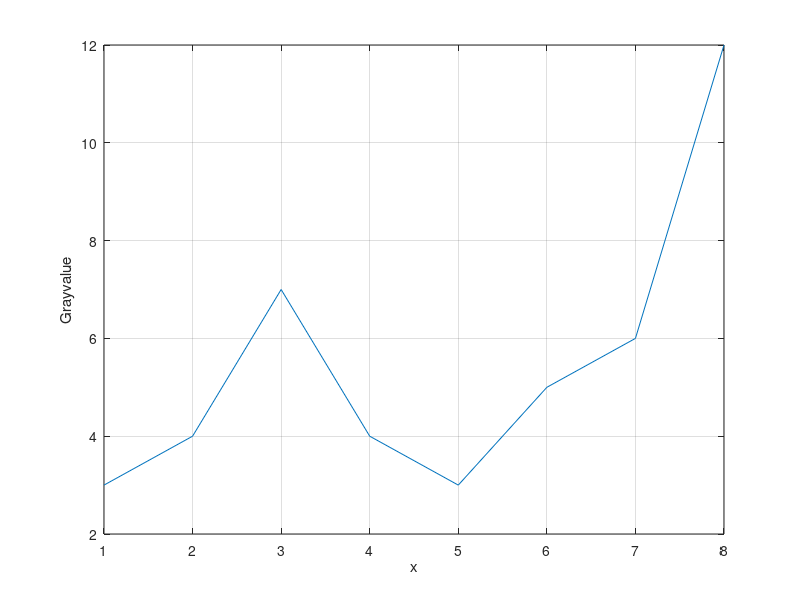

Write MATLAB code to recreate this figure. (Note: this script raises an error after producing the figure.)
f =[3 4 7 4 3 5 6 12];
x =1:8;
plot(x, f);
grid on;

xlabel('x');
ylabel('Grayvalue');

%% PLOT g(x)
x = -3:0.1:3;
y = zeros(size(x)); 

for i = 1:length(x)
    y(i) = g(x(i));
end

plot(x, y);
xlabel('x');
ylabel('g(x)');
title('Plot of g(x)');
%% PLOT F1(x)
x_values = 1:0.1:8;
y = zeros(size(x_values)); 

for i = 1:length(x_values)
    y(i) = F1(x_values(i));
end

plot(x_values, y);
xlabel('x');
ylabel('F_g(x)');
title('Plot of F_g(x)');

%% 

c1=[0.4003 0.3988 0.3998 0.3997 0.4010 0.3995 0.3991];
c2=[0.2554 0.3139 0.2627 0.3802 0.3287 0.3160 0.2924];
c3=[0.5632 0.7687 0.0524 0.7586 0.4243 0.5005 0.6769];

X_train=[c1(1:4),c2(1:4),c3(1:4)];
X_test =[c1(5:7),c2(5:7),c3(5:7)];
y_train=[1 1 1 1 2 2 2 2 3 3 3 3];
y_test=[1 1 1 2 2 2 3 3 3];

predicted_labels = knn(X_train, y_train, X_test);
tp=[];

for i=1:length(predicted_labels)
    if predicted_labels(i)==y_test(i)
        tp=[tp,predicted_labels(i)];
    end
end

accuracy = length(tp) / length(predicted_labels);
fprintf('Accuracy: %f\n', accuracy);

%% 3.2 Gaussian distribution
c1=[0.4003 0.3988 0.3998 0.3997 0.4010 0.3995 0.3991];
c2=[0.2554 0.3139 0.2627 0.3802 0.3287 0.3160 0.2924];
c3=[0.5632 0.7687 0.0524 0.7586 0.4243 0.5005 0.6769];

m1=0.4;
m2=0.32;
m3=0.55;

sigma1=0.01;
sigma2=0.05;
sigma3=0.2;

prior=1/3;
correct=[];
max=[];

for i = 1:length(c1)
    p_C1 = normpdf(c2(i), m1, sigma1);
    p_C2 = normpdf(c2(i), m2, sigma2);
    p_C3 = normpdf(c2(i), m3, sigma3);
    p_x = (p_C1*prior+p_C2*prior+p_C3*prior);

    post_C1 =(p_C1*prior)/(p_x);
    post_C2 =(p_C2*prior)/(p_x);
    post_C3 =(p_C3*prior)/(p_x);
    
    if post_C2 > post_C1 && post_C2 >post_C3
        correct=[correct,1];
    end

   
end
length(correct)
%% 
image(:,1) = [0 1 1 0];
image(:,2) = [1 0 0 1];
image(:,3) = [1 1 1 0];
observed_i = [0 1 1 1];
prior=[0.25 0.5 0.25];
error_rate=[0.1 0.4];
likelihood_list=[];

for j=1:width(image)
    likelihood=1;
    for i=1:length(observed_i)
        pixel=image(i,j);
        if pixel == observed_i(i)
            p=1-(error_rate(2));
            likelihood = likelihood*p;
        else
            p=error_rate(2);
            likelihood = likelihood*p;
        end
      
    end
likelihood_list=[likelihood_list,likelihood];
end
lh_prior =likelihood_list.*prior;

total = sum(lh_prior);

posteriori = lh_prior ./ total

map= max(posteriori)

%% 
prior=[0.3 0.2 0.2 0.3];
error_rate=0.2;
likelihood_list=[];

correct_im = [0 1 1 1; 1 0 1 1; 1 1 0 1; 1 0 1 1];

for n = 1:4
image = ones(4,4);
image(1:4, n) = zeros(4,1);
likelihood = 1;

    for i = 1:4
        for j =1:4
            if image(i,j) == correct_im(i,j)
                likelihood =likelihood*(1-error_rate);
            else
                likelihood =likelihood*error_rate;
            end
        end
    end
    likelihood_list=[likelihood_list,likelihood];
end

lh_prior = likelihood_list.*prior;
total = sum(lh_prior);

posteriori = lh_prior ./ total
%% 
prior=[0.35 0.4 0.25];
error_white_black=[0.3 0.2];
correct_white_black=[1 1] -error_white_black;
likelihood =1;


imB= [0 0 1; 0 1 0; 0 0 1; 0 1 0;0 0 1];
im0= [1 0 1; 0 1 0; 0 1 0; 0 1 0;1 0 1];
im8= [1 0 1; 0 1 0; 1 0 1; 0 1 0;1 0 1];
imx= [1 1 1; 0 1 1; 1 0 1; 1 1 0;0 0 1];

for i = 1:5
        for j =1:3
            if im8(i,j) == 1
                if imx(i,j)==1
                    likelihood = likelihood *correct_white_black(1);
                else
                    likelihood = likelihood *error_white_black(1);
                end
            else
                if imx(i,j)==1
                    likelihood=likelihood *error_white_black(2);
                else
                    likelihood=likelihood *correct_white_black(2);
                end
            end
        end
end
    eight=likelihood
    %% 
likelihood_list=[b noll eight];

lh_prior = likelihood_list.*prior;
total = sum(lh_prior);

posteriori = lh_prior ./ total

%% 
function [summa] =F1(x)
f =[3 4 7 4 3 5 6 12];
summa = 0;
for i=1:8
    t = g(x-i);
    summa= summa + (t*f(i));
end
end
%% 

function result = g(x)
if abs(x) <= 1
    result = cos(pi/2 * x);
elseif abs(x) > 1 && abs(x) <= 2
    result = (-pi/2) * ((abs(x)^3) - (5 * abs(x)^2) + (8 * abs(x)) - 4);
else
    result = 0;
end
end



%% 
function distance=d(x1,x2)
distance= abs(x1-x2);
end
%% 
function clf = knn(x_train,y_train,x_test)
labels=[];
for i = 1:length(x_test)
    current=x_test(i);
    point=[];
    for j = 1:length(x_train)
        dist=d(x_train(j),current);
        point=[point,dist];
    end
    [~, index] = min(point);
    labels=[labels,y_train(index)];
end
clf=labels;
end


